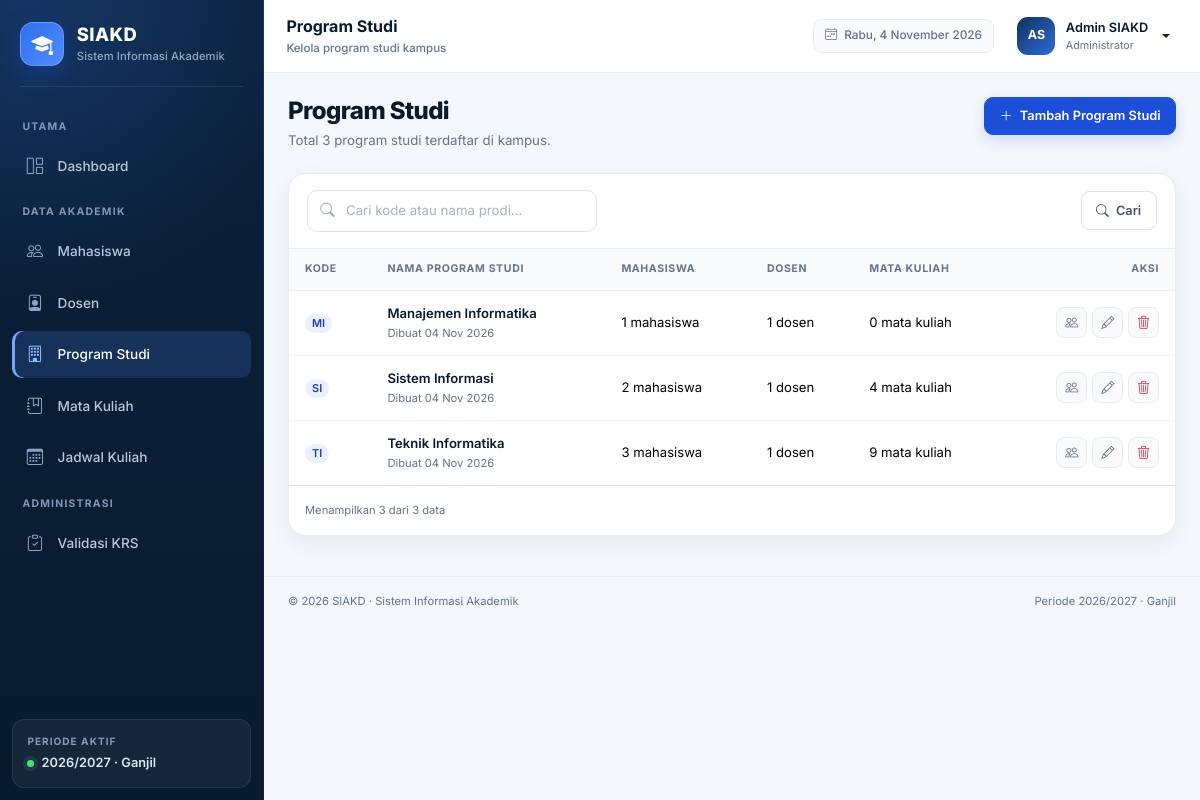
Screenshot of /admin/prodi.php (signed in) with the database file from the repository.
### tables this page shows
CREATE TABLE `users` (
    `id` INT UNSIGNED NOT NULL AUTO_INCREMENT,
    `nama` VARCHAR(100) NOT NULL,
    `email` VARCHAR(120) NOT NULL,
    `password` VARCHAR(255) NOT NULL,
    `role` ENUM('admin', 'dosen', 'mahasiswa') NOT NULL,
    `status` ENUM('aktif', 'nonaktif') NOT NULL DEFAULT 'aktif',
    `created_at` TIMESTAMP NOT NULL DEFAULT CURRENT_TIMESTAMP,
    `updated_at` TIMESTAMP NOT NULL DEFAULT CURRENT_TIMESTAMP ON UPDATE CURRENT_TIMESTAMP,
    PRIMARY KEY (`id`),
    UNIQUE KEY `uq_users_email` (`email`),
    KEY `idx_users_role` (`role`)
);

CREATE TABLE `prodi` (
    `id` INT UNSIGNED NOT NULL AUTO_INCREMENT,
    `kode_prodi` VARCHAR(10) NOT NULL,
    `nama_prodi` VARCHAR(100) NOT NULL,
    `created_at` TIMESTAMP NOT NULL DEFAULT CURRENT_TIMESTAMP,
    `updated_at` TIMESTAMP NOT NULL DEFAULT CURRENT_TIMESTAMP ON UPDATE CURRENT_TIMESTAMP,
    PRIMARY KEY (`id`),
    UNIQUE KEY `uq_prodi_kode` (`kode_prodi`),
    UNIQUE KEY `uq_prodi_nama` (`nama_prodi`)
);

### includes/functions.php (called while the page is built, shortened)
<?php
function base_url(string $path = ''): string
{
    $path = ltrim($path, '/');
    return BASE_URL . ($path !== '' ? '/' . $path : '/');
}
function e(mixed $value): string
{
    return htmlspecialchars((string) $value, ENT_QUOTES | ENT_SUBSTITUTE, 'UTF-8');
}
function query(string $key, mixed $default = ''): mixed
{
    if (!array_key_exists($key, $_GET)) {
        return $default;
    }
    $value = $_GET[$key];
    return is_string($value) ? trim($value) : $value;
}
function initials(string $name): string
{
    $parts = preg_split('/\s+/', trim($name)) ?: [];
    $initials = '';
    foreach (array_slice($parts, 0, 2) as $part) {
        $initials .= mb_strtoupper(mb_substr($part, 0, 1));
    }
    return $initials !== '' ? $initials : 'U';
}
function role_label(string $role): string
{
    return match ($role) {
        'admin' => 'Administrator',
        'dosen' => 'Dosen',
        'mahasiswa' => 'Mahasiswa',
        default => ucfirst($role),
    };
}
function tanggal_id(?string $date): string
{
    $timestamp = strtotime($date);
    $bulan = [
        1 => 'Jan', 'Feb', 'Mar', 'Apr', 'Mei', 'Jun',
        'Jul', 'Agu', 'Sep', 'Okt', 'Nov', 'Des',
    ];
    return date('d', $timestamp) . ' ' . $bulan[(int) date('n', $timestamp)] . ' ' . date('Y', $timestamp);
}

### includes/auth.php (called while the page is built, shortened)
<?php
require_once __DIR__ . '/../config/database.php';
require_once __DIR__ . '/functions.php';
function current_user(): ?array
{
    static $loaded = false;
    static $user = null;
    if ($loaded) {
        return $user;
    }
    $loaded = true;
    $userId = (int) ($_SESSION['user_id'] ?? 0);
    try {
        $stmt = db()->prepare(
            "SELECT u.id, u.nama, u.email, u.role, u.status, u.created_at,
                    m.id AS mahasiswa_id, m.nim, m.prodi_id AS mahasiswa_prodi_id,
                    m.angkatan, m.jenis_kelamin, m.alamat,
                    d.id AS dosen_id, d.nidn, d.prodi_id AS dosen_prodi_id
             FROM users u
             LEFT JOIN mahasiswa m ON m.user_id = u.id
             LEFT JOIN dosen d ON d.user_id = u.id
             WHERE u.id = :id AND u.status = 'aktif'
             LIMIT 1"
        );
        $stmt->execute(['id' => $userId]);
        $result = $stmt->fetch();
        if ($result) {
            $user = $result;
            return $user;
        }
    } catch (Throwable $exception) {
        error_log('Auth check failed: ' . $exception->getMessage());
    }
    return null;
}
function require_login(): array
{
    $user = current_user();
    return $user;
}
function require_role(string ...$roles): array
{
    $user = require_login();
    return $user;
}

### config/database.php (called while the page is built, shortened)
<?php
function db(): PDO
{
    static $pdo = null;
    if ($pdo instanceof PDO) {
        return $pdo;
    }
    $dsn = sprintf(
        'mysql:host=%s;port=%s;dbname=%s;charset=utf8mb4',
        DB_HOST,
        DB_PORT,
        DB_NAME
    );
    try {
        $pdo = new PDO($dsn, DB_USER, DB_PASS, [
            PDO::ATTR_ERRMODE => PDO::ERRMODE_EXCEPTION,
            PDO::ATTR_DEFAULT_FETCH_MODE => PDO::FETCH_ASSOC,
            PDO::ATTR_EMULATE_PREPARES => false,
        ]);
    } catch (PDOException $exception) {
        error_log('Database connection failed: ' . $exception->getMessage());
        throw new RuntimeException(
            'Koneksi database gagal. Pastikan MySQL berjalan dan database "siakd" sudah diimpor dari database.sql.'
        );
    }
    return $pdo;
}

### admin/prodi.php (the view, shortened to what this page needs)
<?php
require_once __DIR__ . '/../includes/auth.php';
require_role('admin');
$pageTitle = 'Program Studi';
$pageSubtitle = 'Kelola program studi kampus';
$search = (string) query('q');
$page = current_page();
$perPage = 10;
$params = [];
$where = '';
$countStmt = db()->prepare("SELECT COUNT(*) FROM prodi p $where");
$countStmt->execute($params);
$totalData = (int) $countStmt->fetchColumn();
$totalPages = max(1, (int) ceil($totalData / $perPage));
$page = min($page, $totalPages);
$offset = page_offset($page, $perPage);
$stmt = db()->prepare(
    "SELECT p.id, p.kode_prodi, p.nama_prodi, p.created_at,
            (SELECT COUNT(*) FROM mahasiswa m WHERE m.prodi_id = p.id) AS total_mahasiswa,
            (SELECT COUNT(*) FROM dosen d WHERE d.prodi_id = p.id) AS total_dosen,
            (SELECT COUNT(*) FROM mata_kuliah mk WHERE mk.prodi_id = p.id) AS total_mk
     FROM prodi p
     $where
     ORDER BY p.nama_prodi ASC
     LIMIT :limit OFFSET :offset"
);
$stmt->bindValue(':limit', $perPage, PDO::PARAM_INT);
$stmt->bindValue(':offset', $offset, PDO::PARAM_INT);
$stmt->execute();
$prodiList = $stmt->fetchAll();
require_once __DIR__ . '/../includes/header.php';
?>
<div class="page-heading">
    <div>
        <h1>Program Studi</h1>
        <p>Total <?= $totalData ?> program studi terdaftar di kampus.</p>
    </div>
    <a href="<?= e(base_url('admin/prodi_form.php')) ?>" class="btn btn-primary">
        <i class="bi bi-plus-lg me-1" aria-hidden="true"></i> Tambah Program Studi
    </a>
</div>
<div class="card">
    <form class="filter-bar" method="get" action="<?= e(base_url('admin/prodi.php')) ?>">
        <div class="search-box">
            <i class="bi bi-search" aria-hidden="true"></i>
            <input type="search" class="form-control" name="q" value="<?= e($search) ?>" placeholder="Cari kode atau nama prodi..." aria-label="Cari program studi">
        </div>
        <div class="d-flex gap-2">
            <button type="submit" class="btn btn-outline-secondary"><i class="bi bi-search me-1" aria-hidden="true"></i> Cari</button>
        </div>
    </form>
    <?php if ($prodiList): ?>
        <div class="table-responsive">
            <table class="table">
                <thead>
                    <tr>
                        <th>Kode</th>
                        <th>Nama Program Studi</th>
                        <th>Mahasiswa</th>
                        <th>Dosen</th>
                        <th>Mata Kuliah</th>
                        <th class="text-end">Aksi</th>
                    </tr>
                </thead>
                <tbody>
                    <?php foreach ($prodiList as $row): ?>
                        <tr>
                            <td><span class="badge text-bg-primary-subtle rounded-pill"><?= e($row['kode_prodi']) ?></span></td>
                            <td>
                                <span class="cell-title"><?= e($row['nama_prodi']) ?></span>
                                <span class="cell-subtitle">Dibuat <?= e(tanggal_id($row['created_at'])) ?></span>
                            </td>
                            <td><?= (int) $row['total_mahasiswa'] ?> mahasiswa</td>
                            <td><?= (int) $row['total_dosen'] ?> dosen</td>
                            <td><?= (int) $row['total_mk'] ?> mata kuliah</td>
                            <td>
                                <div class="table-actions">
                                    <a href="<?= e(base_url('admin/mahasiswa.php?prodi=' . (int) $row['id'])) ?>" class="btn-icon" data-bs-toggle="tooltip" title="Lihat mahasiswa" aria-label="Lihat mahasiswa prodi <?= e($row['nama_prodi']) ?>">
                                        <i class="bi bi-people" aria-hidden="true"></i>
                                    </a>
                                    <a href="<?= e(base_url('admin/prodi_form.php?id=' . (int) $row['id'])) ?>" class="btn-icon" data-bs-toggle="tooltip" title="Edit" aria-label="Edit <?= e($row['nama_prodi']) ?>">
                                        <i class="bi bi-pencil" aria-hidden="true"></i>
                                    </a>
                                    <button type="button" class="btn-icon text-danger" data-bs-toggle="modal" data-bs-target="#deleteModal"
                                            data-delete-url="<?= e(base_url('actions/prodi.php')) ?>"
                                            data-delete-action="delete"
                                            data-delete-id="<?= (int) $row['id'] ?>"
                                            data-delete-name="program studi <?= e($row['nama_prodi']) ?>"
                                            title="Hapus" aria-label="Hapus <?= e($row['nama_prodi']) ?>">
                                        <i class="bi bi-trash3" aria-hidden="true"></i>
                                    </button>
                                </div>
                            </td>
                        </tr>
                    <?php endforeach; ?>
                </tbody>
            </table>
        </div>
        <div class="d-flex flex-wrap align-items-center justify-content-between gap-2 px-3 py-3 border-top">
            <span class="small-note">Menampilkan <?= count($prodiList) ?> dari <?= $totalData ?> data</span>
        </div>
    <?php endif; ?>
</div>
<?php require_once __DIR__ . '/../includes/footer.php'; ?>

### includes/navbar.php (shortened to what this page needs)
<?php
$hariInggris = ['Sunday' => 'Minggu', 'Monday' => 'Senin', 'Tuesday' => 'Selasa', 'Wednesday' => 'Rabu', 'Thursday' => 'Kamis', 'Friday' => 'Jumat', 'Saturday' => 'Sabtu'];
$bulanInggris = [1 => 'Januari', 'Februari', 'Maret', 'April', 'Mei', 'Juni', 'Juli', 'Agustus', 'September', 'Oktober', 'November', 'Desember'];
$tanggalHariIni = ($hariInggris[date('l')] ?? date('l')) . ', ' . date('j') . ' ' . ($bulanInggris[(int) date('n')] ?? '') . ' ' . date('Y');
?>
<nav class="app-topbar d-flex align-items-center justify-content-between gap-2" aria-label="Navigasi atas">
    <div class="d-flex align-items-center gap-2 gap-md-3 min-w-0">
        <div class="min-w-0">
            <p class="topbar-title"><?= e($pageTitle) ?></p>
            <span class="topbar-subtitle"><?= e($pageSubtitle) ?></span>
        </div>
    </div>
    <div class="d-flex align-items-center gap-2 gap-md-3">
        <span class="topbar-date">
            <i class="bi bi-calendar4-week" aria-hidden="true"></i>
            <?= e($tanggalHariIni) ?>
        </span>
        <div class="dropdown">
            <button class="user-menu dropdown-toggle" type="button" data-bs-toggle="dropdown" aria-expanded="false" aria-label="Menu profil pengguna">
                <span class="avatar"><?= e(initials($currentUser['nama'])) ?></span>
                <span class="user-meta">
                    <span class="user-name"><?= e($currentUser['nama']) ?></span>
                    <span class="user-role"><?= e(role_label($currentUser['role'])) ?></span>
                </span>
            </button>
        </div>
    </div>
</nav>

### rows the page displays
users: nama "AS", nama "Admin SIAKD", role "Administrator"
prodi: kode_prodi "MI", nama_prodi "Manajemen Informatika", created_at "04 Nov 2026", total_mahasiswa "1", total_dosen "1", total_mk "0"
prodi: kode_prodi "SI", nama_prodi "Sistem Informasi", created_at "04 Nov 2026", total_mahasiswa "2", total_dosen "1", total_mk "4"
prodi: kode_prodi "TI", nama_prodi "Teknik Informatika", created_at "04 Nov 2026", total_mahasiswa "3", total_dosen "1", total_mk "9"

### other values shown
APP_NAME "SIAKD"
APP_FULL_NAME "Sistem Informasi Akademik"
$section['label'] "UTAMA"
$item['title'] "Dashboard"
$section['label'] "DATA AKADEMIK"
$item['title'] "Mahasiswa"
$item['title'] "Dosen"
$item['title'] "Program Studi"
$item['title'] "Mata Kuliah"
$item['title'] "Jadwal Kuliah"
$section['label'] "ADMINISTRASI"
$item['title'] "Validasi KRS"
TAHUN_AJARAN_AKTIF "2026/2027"
SEMESTER_AKTIF "Ganjil"
$pageTitle "Program Studi"
